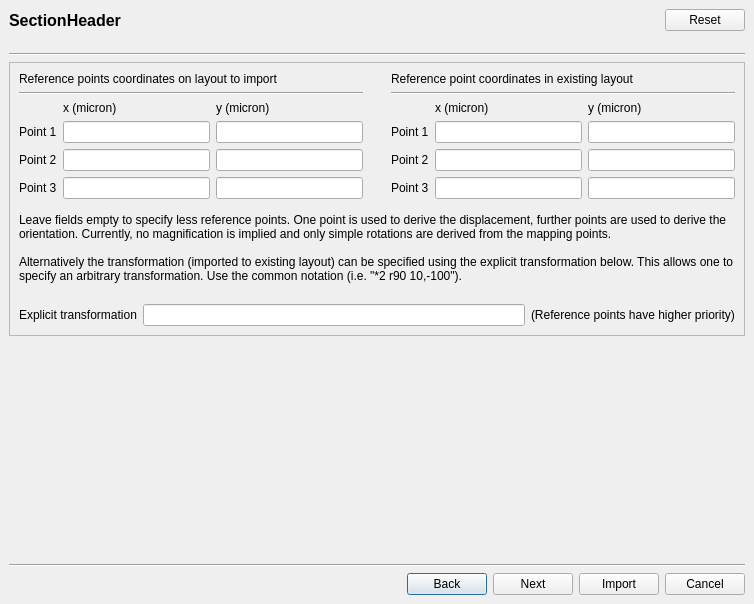
<ui version="4.0" >
 <class>StreamImportDialog</class>
 <widget class="QDialog" name="StreamImportDialog" >
  <property name="geometry" >
   <rect>
    <x>0</x>
    <y>0</y>
    <width>754</width>
    <height>604</height>
   </rect>
  </property>
  <property name="windowTitle" >
   <string>Dialog</string>
  </property>
  <layout class="QGridLayout" >
   <property name="margin" >
    <number>9</number>
   </property>
   <property name="spacing" >
    <number>6</number>
   </property>
   <item row="6" column="1" >
    <widget class="QPushButton" name="last_pb" >
     <property name="text" >
      <string>Back</string>
     </property>
     <property name="icon" >
      <iconset resource="layResources.qrc" >:/back.png</iconset>
     </property>
    </widget>
   </item>
   <item row="6" column="0" >
    <spacer>
     <property name="orientation" >
      <enum>Qt::Horizontal</enum>
     </property>
     <property name="sizeHint" >
      <size>
       <width>331</width>
       <height>20</height>
      </size>
     </property>
    </spacer>
   </item>
   <item row="6" column="3" >
    <widget class="QPushButton" name="import_pb" >
     <property name="text" >
      <string>Import</string>
     </property>
    </widget>
   </item>
   <item row="6" column="2" >
    <widget class="QPushButton" name="next_pb" >
     <property name="text" >
      <string>Next</string>
     </property>
     <property name="icon" >
      <iconset resource="layResources.qrc" >:/forward.png</iconset>
     </property>
    </widget>
   </item>
   <item row="6" column="4" >
    <widget class="QPushButton" name="cancel_pb" >
     <property name="text" >
      <string>Cancel</string>
     </property>
    </widget>
   </item>
   <item row="5" column="0" colspan="5" >
    <widget class="Line" name="line_4" >
     <property name="orientation" >
      <enum>Qt::Horizontal</enum>
     </property>
    </widget>
   </item>
   <item row="4" column="0" colspan="5" >
    <spacer>
     <property name="orientation" >
      <enum>Qt::Vertical</enum>
     </property>
     <property name="sizeType" >
      <enum>QSizePolicy::Fixed</enum>
     </property>
     <property name="sizeHint" >
      <size>
       <width>736</width>
       <height>16</height>
      </size>
     </property>
    </spacer>
   </item>
   <item row="2" column="0" colspan="5" >
    <widget class="Line" name="line" >
     <property name="orientation" >
      <enum>Qt::Horizontal</enum>
     </property>
    </widget>
   </item>
   <item row="1" column="0" colspan="5" >
    <spacer>
     <property name="orientation" >
      <enum>Qt::Vertical</enum>
     </property>
     <property name="sizeType" >
      <enum>QSizePolicy::Fixed</enum>
     </property>
     <property name="sizeHint" >
      <size>
       <width>736</width>
       <height>16</height>
      </size>
     </property>
    </spacer>
   </item>
   <item row="0" column="0" colspan="5" >
    <widget class="QFrame" name="frame_3" >
     <property name="frameShape" >
      <enum>QFrame::NoFrame</enum>
     </property>
     <property name="frameShadow" >
      <enum>QFrame::Raised</enum>
     </property>
     <layout class="QHBoxLayout" >
      <property name="margin" >
       <number>0</number>
      </property>
      <property name="spacing" >
       <number>6</number>
      </property>
      <item>
       <widget class="QLabel" name="section_header_lbl" >
        <property name="font" >
         <font>
          <pointsize>12</pointsize>
          <weight>75</weight>
          <bold>true</bold>
         </font>
        </property>
        <property name="text" >
         <string>SectionHeader</string>
        </property>
       </widget>
      </item>
      <item>
       <spacer>
        <property name="orientation" >
         <enum>Qt::Horizontal</enum>
        </property>
        <property name="sizeHint" >
         <size>
          <width>40</width>
          <height>20</height>
         </size>
        </property>
       </spacer>
      </item>
      <item>
       <widget class="QPushButton" name="reset_pb" >
        <property name="text" >
         <string>Reset</string>
        </property>
       </widget>
      </item>
     </layout>
    </widget>
   </item>
   <item row="3" column="0" colspan="5" >
    <widget class="QStackedWidget" name="central_stack" >
     <property name="currentIndex" >
      <number>2</number>
     </property>
     <widget class="QWidget" name="page" >
      <layout class="QVBoxLayout" >
       <property name="margin" >
        <number>9</number>
       </property>
       <property name="spacing" >
        <number>6</number>
       </property>
       <item>
        <widget class="QGroupBox" name="groupBox_4" >
         <property name="title" >
          <string>Input</string>
         </property>
         <layout class="QGridLayout" >
          <property name="margin" >
           <number>9</number>
          </property>
          <property name="spacing" >
           <number>6</number>
          </property>
          <item row="1" column="0" >
           <widget class="QLabel" name="label_7" >
            <property name="text" >
             <string>Top cell </string>
            </property>
           </widget>
          </item>
          <item row="0" column="1" colspan="2" >
           <widget class="QLineEdit" name="file_le" />
          </item>
          <item row="0" column="3" >
           <widget class="QToolButton" name="file_pb" >
            <property name="text" >
             <string>...</string>
            </property>
           </widget>
          </item>
          <item row="0" column="0" >
           <widget class="QLabel" name="label_6" >
            <property name="text" >
             <string>File </string>
            </property>
           </widget>
          </item>
          <item row="1" column="2" colspan="2" >
           <widget class="QLabel" name="label_2" >
            <property name="sizePolicy" >
             <sizepolicy>
              <hsizetype>5</hsizetype>
              <vsizetype>5</vsizetype>
              <horstretch>1</horstretch>
              <verstretch>0</verstretch>
             </sizepolicy>
            </property>
            <property name="text" >
             <string>(leave empty for selecting the top cell automatically)</string>
            </property>
           </widget>
          </item>
          <item row="1" column="1" >
           <widget class="QLineEdit" name="topcell_le" >
            <property name="sizePolicy" >
             <sizepolicy>
              <hsizetype>7</hsizetype>
              <vsizetype>0</vsizetype>
              <horstretch>1</horstretch>
              <verstretch>0</verstretch>
             </sizepolicy>
            </property>
           </widget>
          </item>
          <item row="2" column="0" colspan="4" >
           <spacer>
            <property name="orientation" >
             <enum>Qt::Vertical</enum>
            </property>
            <property name="sizeType" >
             <enum>QSizePolicy::Fixed</enum>
            </property>
            <property name="sizeHint" >
             <size>
              <width>20</width>
              <height>10</height>
             </size>
            </property>
           </spacer>
          </item>
          <item row="3" column="0" colspan="4" >
           <widget class="QFrame" name="frame_2" >
            <property name="frameShape" >
             <enum>QFrame::NoFrame</enum>
            </property>
            <property name="frameShadow" >
             <enum>QFrame::Raised</enum>
            </property>
            <layout class="QHBoxLayout" >
             <property name="margin" >
              <number>0</number>
             </property>
             <property name="spacing" >
              <number>6</number>
             </property>
             <item>
              <widget class="QLabel" name="label_3" >
               <property name="text" >
                <string>Stream reader options   </string>
               </property>
              </widget>
             </item>
             <item>
              <widget class="QPushButton" name="edit_options_pb" >
               <property name="text" >
                <string>Edit ...</string>
               </property>
              </widget>
             </item>
             <item>
              <widget class="QPushButton" name="reset_options_pb" >
               <property name="text" >
                <string>Reset</string>
               </property>
              </widget>
             </item>
             <item>
              <spacer>
               <property name="orientation" >
                <enum>Qt::Horizontal</enum>
               </property>
               <property name="sizeHint" >
                <size>
                 <width>40</width>
                 <height>20</height>
                </size>
               </property>
              </spacer>
             </item>
            </layout>
           </widget>
          </item>
         </layout>
        </widget>
       </item>
       <item>
        <widget class="QGroupBox" name="groupBox" >
         <property name="title" >
          <string>Import Mode</string>
         </property>
         <layout class="QVBoxLayout" >
          <property name="margin" >
           <number>9</number>
          </property>
          <property name="spacing" >
           <number>0</number>
          </property>
          <item>
           <widget class="QRadioButton" name="import_simple_rb" >
            <property name="text" >
             <string>Merge - Merge new cell into current cell and create a new cell hierarchy below</string>
            </property>
           </widget>
          </item>
          <item>
           <widget class="QRadioButton" name="import_extra_rb" >
            <property name="text" >
             <string>Extra cells - Import as extra cells</string>
            </property>
           </widget>
          </item>
          <item>
           <widget class="QRadioButton" name="import_instantiate_rb" >
            <property name="text" >
             <string>Instantiate - Instantiate a new cell tree below the current cell</string>
            </property>
           </widget>
          </item>
          <item>
           <widget class="QRadioButton" name="import_merge_rb" >
            <property name="text" >
             <string>Merge hierarchy - Merge into current cell's hierarchy (attempt to identify corresponding cells)</string>
            </property>
           </widget>
          </item>
          <item>
           <spacer>
            <property name="orientation" >
             <enum>Qt::Vertical</enum>
            </property>
            <property name="sizeType" >
             <enum>QSizePolicy::Fixed</enum>
            </property>
            <property name="sizeHint" >
             <size>
              <width>20</width>
              <height>10</height>
             </size>
            </property>
           </spacer>
          </item>
          <item>
           <widget class="QLabel" name="label_8" >
            <property name="text" >
             <string>Note: All modes except "Extra cells" require a unique top cell for the input file. Either one must be specified or the input file must have a single top cell.</string>
            </property>
            <property name="wordWrap" >
             <bool>true</bool>
            </property>
           </widget>
          </item>
         </layout>
        </widget>
       </item>
       <item>
        <spacer>
         <property name="orientation" >
          <enum>Qt::Vertical</enum>
         </property>
         <property name="sizeType" >
          <enum>QSizePolicy::Expanding</enum>
         </property>
         <property name="sizeHint" >
          <size>
           <width>20</width>
           <height>16</height>
          </size>
         </property>
        </spacer>
       </item>
      </layout>
     </widget>
     <widget class="QWidget" name="page_2" >
      <layout class="QVBoxLayout" >
       <property name="margin" >
        <number>0</number>
       </property>
       <property name="spacing" >
        <number>6</number>
       </property>
       <item>
        <widget class="QFrame" name="frame" >
         <property name="frameShape" >
          <enum>QFrame::StyledPanel</enum>
         </property>
         <property name="frameShadow" >
          <enum>QFrame::Plain</enum>
         </property>
         <layout class="QGridLayout" >
          <property name="margin" >
           <number>9</number>
          </property>
          <property name="spacing" >
           <number>6</number>
          </property>
          <item rowspan="5" row="0" column="0" >
           <widget class="QGroupBox" name="groupBox_2" >
            <property name="title" >
             <string>Layer mapping</string>
            </property>
            <layout class="QGridLayout" >
             <property name="margin" >
              <number>9</number>
             </property>
             <property name="spacing" >
              <number>6</number>
             </property>
             <item row="2" column="1" colspan="2" >
              <widget class="QLabel" name="label" >
               <property name="text" >
                <string>Use "layer/datatype" notation to specify an offset to be added to layer and/or datatype.</string>
               </property>
               <property name="wordWrap" >
                <bool>true</bool>
               </property>
              </widget>
             </item>
             <item row="1" column="1" >
              <widget class="QLineEdit" name="offset_le" />
             </item>
             <item row="1" column="0" >
              <widget class="QRadioButton" name="offset_rb" >
               <property name="text" >
                <string>On original layers plus offset</string>
               </property>
              </widget>
             </item>
             <item row="0" column="0" >
              <widget class="QRadioButton" name="no_mapping_rb" >
               <property name="text" >
                <string>No mapping - use original layers</string>
               </property>
              </widget>
             </item>
             <item row="1" column="2" >
              <spacer>
               <property name="orientation" >
                <enum>Qt::Horizontal</enum>
               </property>
               <property name="sizeHint" >
                <size>
                 <width>211</width>
                 <height>20</height>
                </size>
               </property>
              </spacer>
             </item>
            </layout>
           </widget>
          </item>
          <item row="5" column="0" >
           <spacer>
            <property name="orientation" >
             <enum>Qt::Vertical</enum>
            </property>
            <property name="sizeHint" >
             <size>
              <width>20</width>
              <height>40</height>
             </size>
            </property>
           </spacer>
          </item>
         </layout>
        </widget>
       </item>
      </layout>
     </widget>
     <widget class="QWidget" name="page_6" >
      <layout class="QVBoxLayout" >
       <property name="margin" >
        <number>0</number>
       </property>
       <property name="spacing" >
        <number>6</number>
       </property>
       <item>
        <widget class="QFrame" name="frame_5" >
         <property name="frameShape" >
          <enum>QFrame::StyledPanel</enum>
         </property>
         <property name="frameShadow" >
          <enum>QFrame::Plain</enum>
         </property>
         <layout class="QGridLayout" >
          <property name="margin" >
           <number>9</number>
          </property>
          <property name="spacing" >
           <number>6</number>
          </property>
          <item row="3" column="5" >
           <widget class="QLineEdit" name="layout_x1_le" />
          </item>
          <item row="5" column="2" >
           <widget class="QLineEdit" name="pcb_y3_le" />
          </item>
          <item row="3" column="4" >
           <widget class="QLabel" name="label_22" >
            <property name="text" >
             <string>Point 1</string>
            </property>
           </widget>
          </item>
          <item row="2" column="6" >
           <widget class="QLabel" name="label_24" >
            <property name="text" >
             <string>y (micron)</string>
            </property>
           </widget>
          </item>
          <item row="0" column="0" colspan="3" >
           <widget class="QLabel" name="label_17" >
            <property name="text" >
             <string>Reference points coordinates on layout to import</string>
            </property>
           </widget>
          </item>
          <item row="4" column="2" >
           <widget class="QLineEdit" name="pcb_y2_le" />
          </item>
          <item row="5" column="4" >
           <widget class="QLabel" name="Point 3" >
            <property name="text" >
             <string>Point 3</string>
            </property>
           </widget>
          </item>
          <item row="4" column="5" >
           <widget class="QLineEdit" name="layout_x2_le" />
          </item>
          <item row="0" column="4" colspan="3" >
           <widget class="QLabel" name="label_18" >
            <property name="text" >
             <string>Reference point coordinates in existing layout</string>
            </property>
           </widget>
          </item>
          <item row="5" column="5" >
           <widget class="QLineEdit" name="layout_x3_le" />
          </item>
          <item row="5" column="6" >
           <widget class="QLineEdit" name="layout_y3_le" />
          </item>
          <item row="2" column="5" >
           <widget class="QLabel" name="label_23" >
            <property name="text" >
             <string>x (micron)</string>
            </property>
           </widget>
          </item>
          <item row="1" column="0" colspan="3" >
           <widget class="Line" name="line_2" >
            <property name="orientation" >
             <enum>Qt::Horizontal</enum>
            </property>
           </widget>
          </item>
          <item row="4" column="0" >
           <widget class="QLabel" name="label_25" >
            <property name="text" >
             <string>Point 2</string>
            </property>
           </widget>
          </item>
          <item row="4" column="1" >
           <widget class="QLineEdit" name="pcb_x2_le" />
          </item>
          <item row="5" column="0" >
           <widget class="QLabel" name="label_26" >
            <property name="text" >
             <string>Point 3</string>
            </property>
           </widget>
          </item>
          <item row="3" column="0" >
           <widget class="QLabel" name="label_21" >
            <property name="text" >
             <string>Point 1</string>
            </property>
           </widget>
          </item>
          <item row="5" column="1" >
           <widget class="QLineEdit" name="pcb_x3_le" />
          </item>
          <item row="3" column="2" >
           <widget class="QLineEdit" name="pcb_y1_le" />
          </item>
          <item row="1" column="4" colspan="3" >
           <widget class="Line" name="line_3" >
            <property name="orientation" >
             <enum>Qt::Horizontal</enum>
            </property>
           </widget>
          </item>
          <item row="3" column="1" >
           <widget class="QLineEdit" name="pcb_x1_le" />
          </item>
          <item row="2" column="2" >
           <widget class="QLabel" name="label_20" >
            <property name="text" >
             <string>y (micron)</string>
            </property>
           </widget>
          </item>
          <item row="2" column="1" >
           <widget class="QLabel" name="label_19" >
            <property name="text" >
             <string>x (micron)</string>
            </property>
           </widget>
          </item>
          <item row="4" column="4" >
           <widget class="QLabel" name="label_27" >
            <property name="text" >
             <string>Point 2</string>
            </property>
           </widget>
          </item>
          <item row="4" column="6" >
           <widget class="QLineEdit" name="layout_y2_le" />
          </item>
          <item row="3" column="6" >
           <widget class="QLineEdit" name="layout_y1_le" />
          </item>
          <item rowspan="6" row="0" column="3" >
           <spacer>
            <property name="orientation" >
             <enum>Qt::Horizontal</enum>
            </property>
            <property name="sizeType" >
             <enum>QSizePolicy::Fixed</enum>
            </property>
            <property name="sizeHint" >
             <size>
              <width>16</width>
              <height>20</height>
             </size>
            </property>
           </spacer>
          </item>
          <item row="6" column="0" colspan="7" >
           <spacer>
            <property name="orientation" >
             <enum>Qt::Vertical</enum>
            </property>
            <property name="sizeType" >
             <enum>QSizePolicy::Fixed</enum>
            </property>
            <property name="sizeHint" >
             <size>
              <width>691</width>
              <height>8</height>
             </size>
            </property>
           </spacer>
          </item>
          <item row="8" column="0" colspan="7" >
           <spacer>
            <property name="orientation" >
             <enum>Qt::Vertical</enum>
            </property>
            <property name="sizeType" >
             <enum>QSizePolicy::Fixed</enum>
            </property>
            <property name="sizeHint" >
             <size>
              <width>20</width>
              <height>15</height>
             </size>
            </property>
           </spacer>
          </item>
          <item row="9" column="0" colspan="7" >
           <widget class="QFrame" name="frame_6" >
            <property name="frameShape" >
             <enum>QFrame::NoFrame</enum>
            </property>
            <property name="frameShadow" >
             <enum>QFrame::Raised</enum>
            </property>
            <layout class="QHBoxLayout" >
             <property name="margin" >
              <number>0</number>
             </property>
             <property name="spacing" >
              <number>6</number>
             </property>
             <item>
              <widget class="QLabel" name="label_30" >
               <property name="text" >
                <string>Explicit transformation</string>
               </property>
              </widget>
             </item>
             <item>
              <widget class="QLineEdit" name="explicit_trans_le" >
               <property name="toolTip" >
                <string>Examples: "r90", "m45", "r90 (2000,-5000)"</string>
               </property>
              </widget>
             </item>
             <item>
              <widget class="QLabel" name="label_31" >
               <property name="text" >
                <string>(Reference points have higher priority)</string>
               </property>
              </widget>
             </item>
            </layout>
           </widget>
          </item>
          <item row="7" column="0" colspan="7" >
           <widget class="QLabel" name="label_29" >
            <property name="text" >
             <string>Leave fields empty to specify less reference points. One point is used to derive the displacement, further points are used to derive the orientation. Currently, no magnification is implied and only simple rotations are derived from the mapping points.

Alternatively the transformation (imported to existing layout) can be specified using the explicit transformation below. This allows one to specify an arbitrary transformation. Use the common notation (i.e. "*2 r90 10,-100").</string>
            </property>
            <property name="wordWrap" >
             <bool>true</bool>
            </property>
           </widget>
          </item>
         </layout>
        </widget>
       </item>
       <item>
        <spacer>
         <property name="orientation" >
          <enum>Qt::Vertical</enum>
         </property>
         <property name="sizeHint" >
          <size>
           <width>20</width>
           <height>40</height>
          </size>
         </property>
        </spacer>
       </item>
      </layout>
     </widget>
    </widget>
   </item>
  </layout>
 </widget>
 <tabstops>
  <tabstop>file_le</tabstop>
  <tabstop>file_pb</tabstop>
  <tabstop>topcell_le</tabstop>
  <tabstop>edit_options_pb</tabstop>
  <tabstop>reset_options_pb</tabstop>
  <tabstop>import_simple_rb</tabstop>
  <tabstop>import_extra_rb</tabstop>
  <tabstop>import_instantiate_rb</tabstop>
  <tabstop>import_merge_rb</tabstop>
  <tabstop>no_mapping_rb</tabstop>
  <tabstop>offset_rb</tabstop>
  <tabstop>offset_le</tabstop>
  <tabstop>pcb_x1_le</tabstop>
  <tabstop>pcb_y1_le</tabstop>
  <tabstop>layout_x1_le</tabstop>
  <tabstop>layout_y1_le</tabstop>
  <tabstop>pcb_x2_le</tabstop>
  <tabstop>pcb_y2_le</tabstop>
  <tabstop>layout_x2_le</tabstop>
  <tabstop>layout_y2_le</tabstop>
  <tabstop>pcb_x3_le</tabstop>
  <tabstop>pcb_y3_le</tabstop>
  <tabstop>layout_x3_le</tabstop>
  <tabstop>layout_y3_le</tabstop>
  <tabstop>explicit_trans_le</tabstop>
  <tabstop>last_pb</tabstop>
  <tabstop>next_pb</tabstop>
  <tabstop>import_pb</tabstop>
  <tabstop>cancel_pb</tabstop>
 </tabstops>
 <resources>
  <include location="layResources.qrc" />
 </resources>
 <connections>
  <connection>
   <sender>import_pb</sender>
   <signal>clicked()</signal>
   <receiver>StreamImportDialog</receiver>
   <slot>accept()</slot>
   <hints>
    <hint type="sourcelabel" >
     <x>572</x>
     <y>598</y>
    </hint>
    <hint type="destinationlabel" >
     <x>574</x>
     <y>614</y>
    </hint>
   </hints>
  </connection>
  <connection>
   <sender>cancel_pb</sender>
   <signal>clicked()</signal>
   <receiver>StreamImportDialog</receiver>
   <slot>reject()</slot>
   <hints>
    <hint type="sourcelabel" >
     <x>679</x>
     <y>597</y>
    </hint>
    <hint type="destinationlabel" >
     <x>683</x>
     <y>613</y>
    </hint>
   </hints>
  </connection>
 </connections>
</ui>
